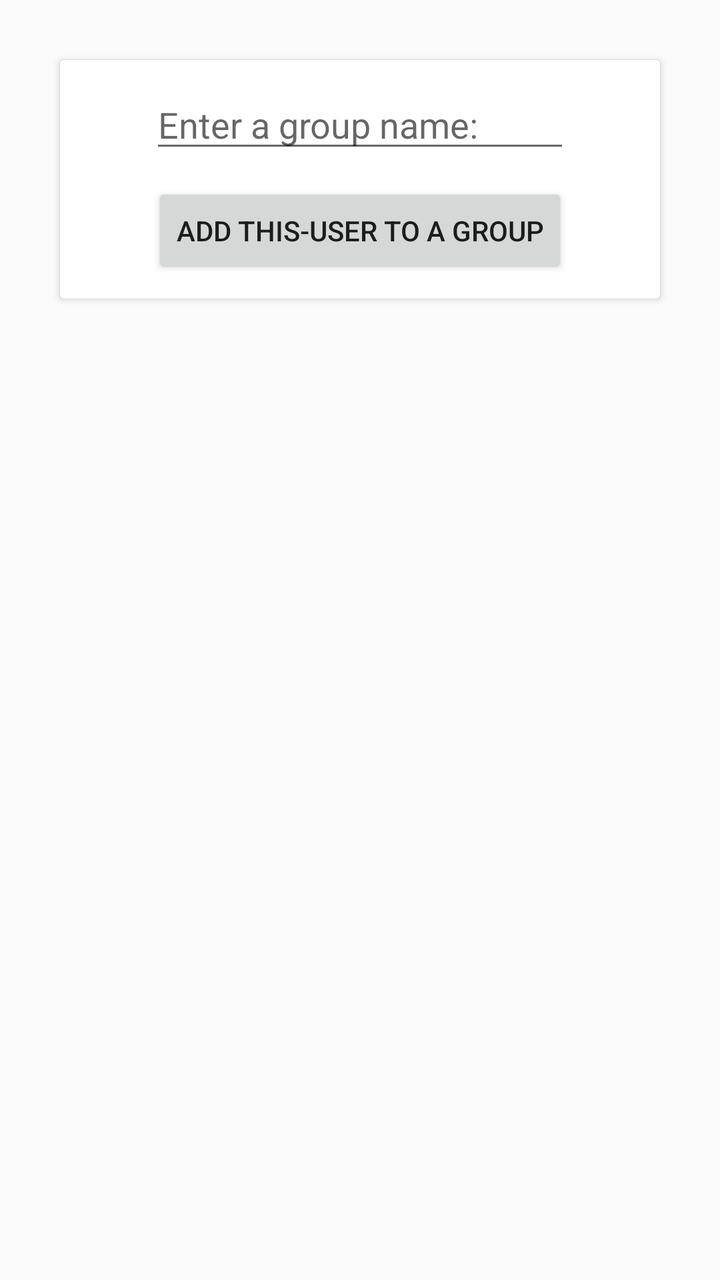
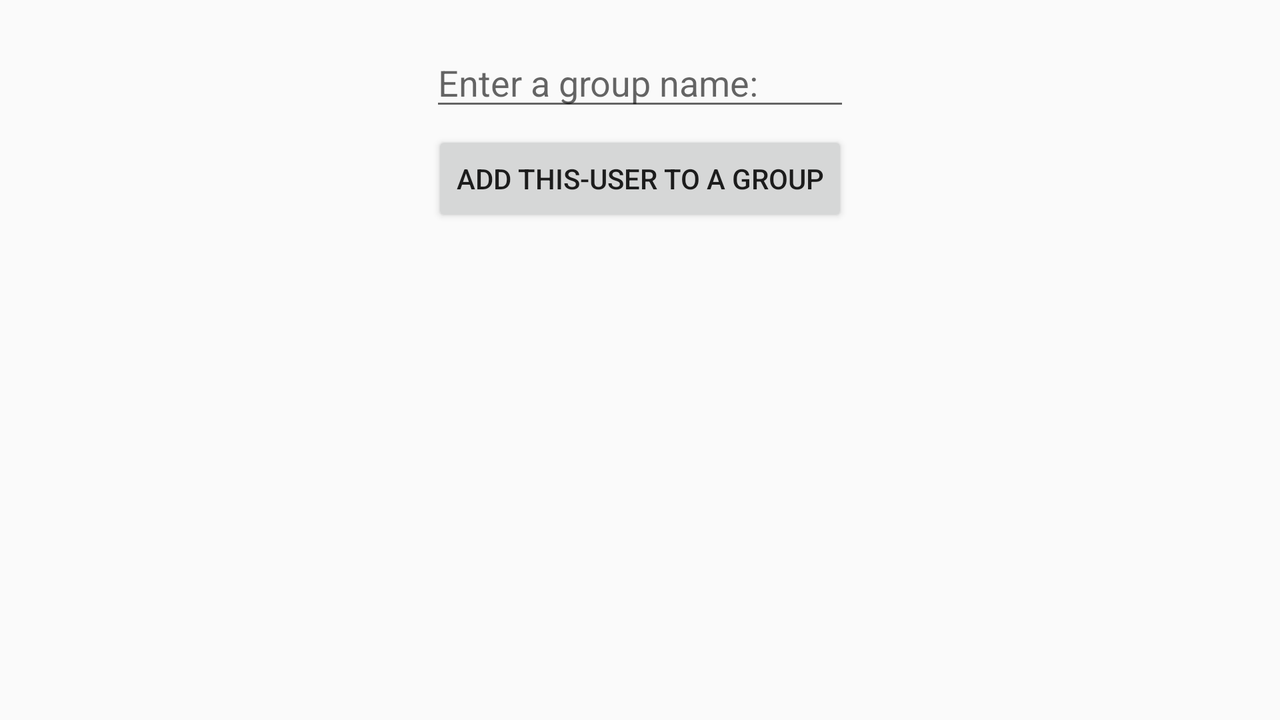

Two renders of one Android screen. The first uses the default layout on a phone; the second uses the alternative layout the repository ships for a different screen configuration, on a matching device. The two XML files are below.
<!-- AndroidManifest.xml: application theme AppTheme -->
<!-- res/layout/activity_monitoring_users.xml -->
<?xml version="1.0" encoding="utf-8"?>
<RelativeLayout xmlns:android="http://schemas.android.com/apk/res/android"
    xmlns:tools="http://schemas.android.com/tools"
    android:layout_width="match_parent"
    android:layout_height="match_parent"
    tools:context=".app.MonitoringUsersActivity">

    <android.support.v7.widget.CardView
        android:id="@+id/cardview1"
        android:layout_margin="30dp"
        android:layout_marginEnd="40dp"
        android:layout_marginStart="40dp"
        android:layout_width="wrap_content"
        android:layout_height="wrap_content"
        android:layout_alignParentTop="true"
        android:layout_alignParentStart="true"
        android:layout_alignParentEnd="true">

        <RelativeLayout
            android:layout_width="match_parent"
            android:layout_height="match_parent">

        <EditText
            android:id="@+id/group_id_edittxt"
            android:layout_width="wrap_content"
            android:layout_height="wrap_content"
            android:layout_alignParentTop="true"
            android:layout_centerHorizontal="true"
            android:layout_marginTop="10dp"
            android:ems="10"
            android:hint="@string/add_group_name"
            android:inputType="textPersonName" />

        <Button
            android:id="@+id/add_to_group_btn"
            android:layout_width="wrap_content"
            android:layout_height="wrap_content"
            android:layout_marginBottom="10dp"
            android:layout_below="@+id/group_id_edittxt"
            android:layout_centerHorizontal="true"
            android:layout_marginTop="10dp"
            android:text="@string/add_to_group" />

        </RelativeLayout>

    </android.support.v7.widget.CardView>

    <ListView
        android:layout_marginStart="10dp"
        android:layout_marginEnd="10dp"
        android:layout_marginBottom="10dp"
        android:id="@+id/monitor_user_groups_list"
        android:layout_width="match_parent"
        android:layout_height="313dp"
        android:layout_alignParentBottom="true"
        android:layout_alignParentEnd="true"
        android:layout_alignParentStart="true"
        android:layout_below="@+id/cardview1"
        android:layout_marginTop="45dp" />


</RelativeLayout>
<!-- resources referenced by this layout -->
<resources>
  <string name="add_group_name">Enter a group name:</string>
  <string name="add_to_group">ADD THIS-USER TO A GROUP</string>
  <style name="AppTheme" parent="Theme.AppCompat.Light.DarkActionBar">
          
          <item name="colorPrimary">@color/colorPrimary</item>
          <item name="colorPrimaryDark">@color/colorPrimaryDark</item>
          <item name="colorAccent">@color/colorAccent</item>
      </style>
</resources>
<!-- res/layout-land/activity_monitoring_users.xml (the author's variant of the layout above) -->
<!-- drawn on the phone turned sideways -->
<?xml version="1.0" encoding="utf-8"?>
<RelativeLayout xmlns:android="http://schemas.android.com/apk/res/android"
    xmlns:app="http://schemas.android.com/apk/res-auto"
    xmlns:tools="http://schemas.android.com/tools"
    android:layout_width="match_parent"
    android:layout_height="match_parent"
    tools:context=".app.MonitoringUsersActivity">

    <Button
        android:id="@+id/add_to_group_btn"
        android:layout_width="wrap_content"
        android:layout_height="wrap_content"
        android:layout_below="@+id/group_id_edittxt"
        android:layout_centerHorizontal="true"
        android:layout_marginTop="5dp"
        android:text="@string/add_to_group"
        tools:layout_editor_absoluteX="74dp"
        tools:layout_editor_absoluteY="138dp" />

    <ListView
        android:id="@+id/monitor_user_groups_list"
        android:layout_width="match_parent"
        android:layout_height="313dp"
        android:layout_below="@+id/add_to_group_btn"
        android:layout_alignParentBottom="true"
        android:layout_alignParentStart="true"
        android:layout_alignParentEnd="true"/>

    <EditText
        android:id="@+id/group_id_edittxt"
        android:layout_width="wrap_content"
        android:layout_height="wrap_content"
        android:layout_alignParentTop="true"
        android:layout_centerHorizontal="true"
        android:layout_marginTop="19dp"
        android:ems="10"
        android:hint="@string/add_group_name"
        android:inputType="textPersonName" />
</RelativeLayout>
